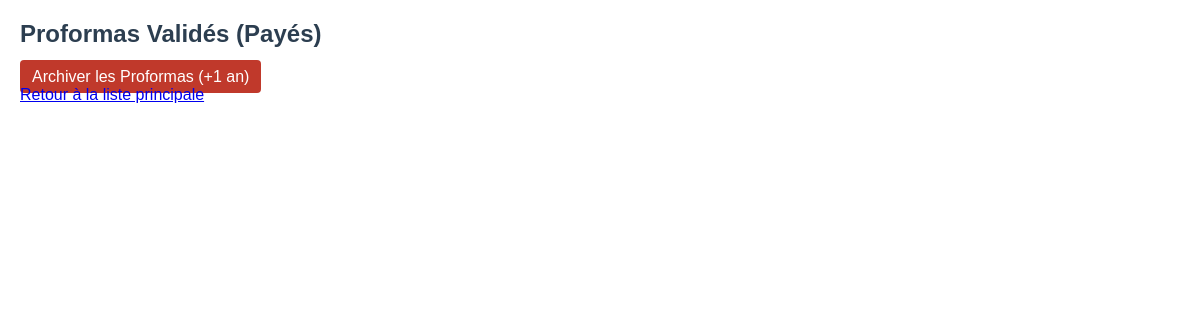
/commandes/payes, run on an earlier commit of the app's database.
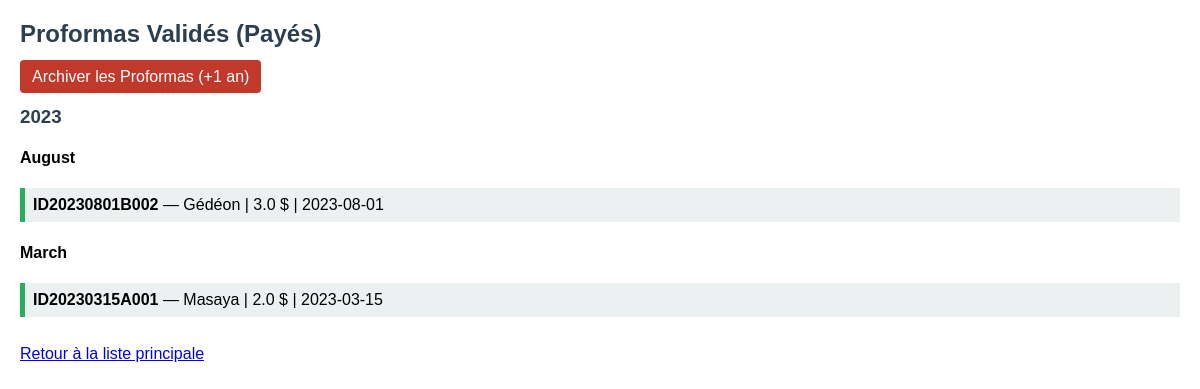
And on a later commit of the database.
### tables this page shows
CREATE TABLE proformas_payes (
            id INTEGER PRIMARY KEY AUTOINCREMENT,
            id_commande TEXT,
            nom_client TEXT,
            contact TEXT,
            type_client TEXT,
            produits TEXT,
            montant_total REAL,
            mode_livraison TEXT,
            frais_livraison REAL,
            observations TEXT,
            date_commande TEXT,
            date_generation TEXT,
            date_expiration TEXT,
            statut TEXT
        );

### routes/commandes_routes.py (the view)
@commandes_bp.route("/payes")
def proformas_payes():
    conn = sqlite3.connect(DB_NAME)
    conn.row_factory = sqlite3.Row
    c = conn.cursor()
    c.execute("SELECT * FROM proformas_payes ORDER BY date_generation DESC")
    resultats = c.fetchall()
    conn.close()
    categories = defaultdict(lambda: defaultdict(list))
    for row in resultats:
        date_obj = datetime.strptime(row["date_generation"], "%Y-%m-%d %H:%M:%S")
        annee = str(date_obj.year)
        mois = date_obj.strftime("%B")  # Avril, Mai...
        categories[annee][mois].append(row)
    sorted_categories = dict(sorted(categories.items(), reverse=True))
    return render_template("commandes_payes.html", groupes=sorted_categories)

### templates/commandes_payes.html (shortened to what this page needs)
<!DOCTYPE html>
<html lang="fr">
<head>
</head>
<body>
    <h2>Proformas Validés (Payés)</h2>
    <a href="{{ url_for('commandes.archiver_proformas_payes') }}" class="btn">Archiver les Proformas (+1 an)</a>
    {% for annee, mois_data in groupes.items() %}
        <h3>{{ annee }}</h3>
        {% for mois, proformas in mois_data.items() %}
            <h4>{{ mois }}</h4>
            {% for p in proformas %}
                <div class="proforma">
                    <strong>{{ p["id_commande"] }}</strong> — {{ p["nom_client"] }}
                    | {{ p["montant_total"] }} $
                    | {{ p["date_generation"][:10] }}
                </div>
            {% endfor %}
        {% endfor %}
    {% endfor %}
    <br>
    <a href="{{ url_for('commandes.liste_commandes') }}">Retour à la liste principale</a>
</body>
</html>

### templates/commandes_payes.html (style rules this page uses)
body { font-family: Arial; margin: 20px; }
h2, h3 { color: #2c3e50; margin-top: 20px; }
.proforma { margin: 10px 0; padding: 8px; background: #ecf0f1; border-left: 5px solid #27ae60; }
.btn { padding: 8px 12px; background-color: #c0392b; color: white; text-decoration: none; border-radius: 4px; }

What changed in the data, as far as the page shows it:
added proformas_payes: id_commande "ID20230801B002", nom_client "Gédéon", montant_total "3.0", date_generation "2023-08-01", shown under "August"
added proformas_payes: id_commande "ID20230315A001", nom_client "Masaya", montant_total "2.0", date_generation "2023-03-15", shown under "March"
Also different on the page:
new list line: "2023 August March"
